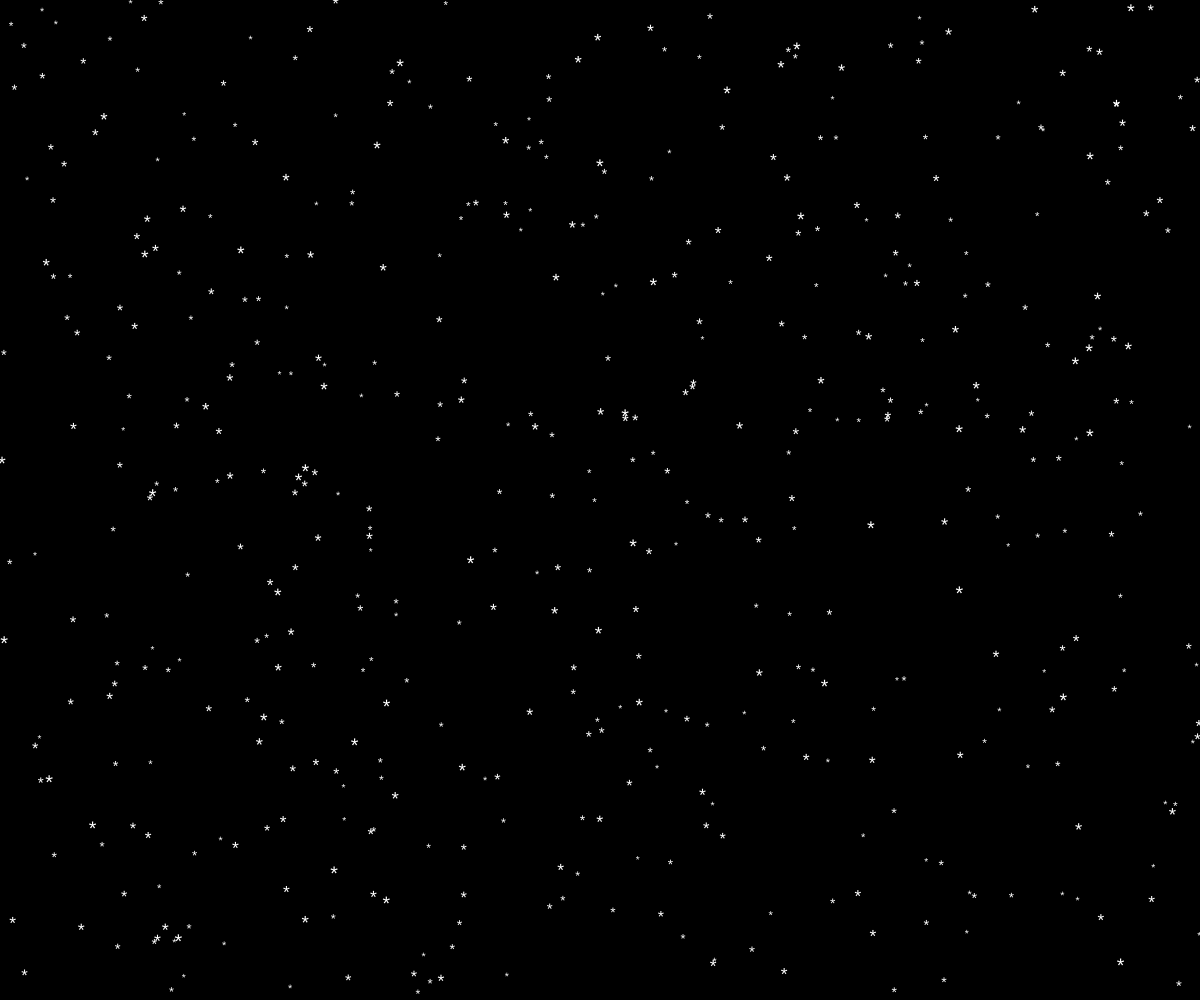
Frame 1 (no input)
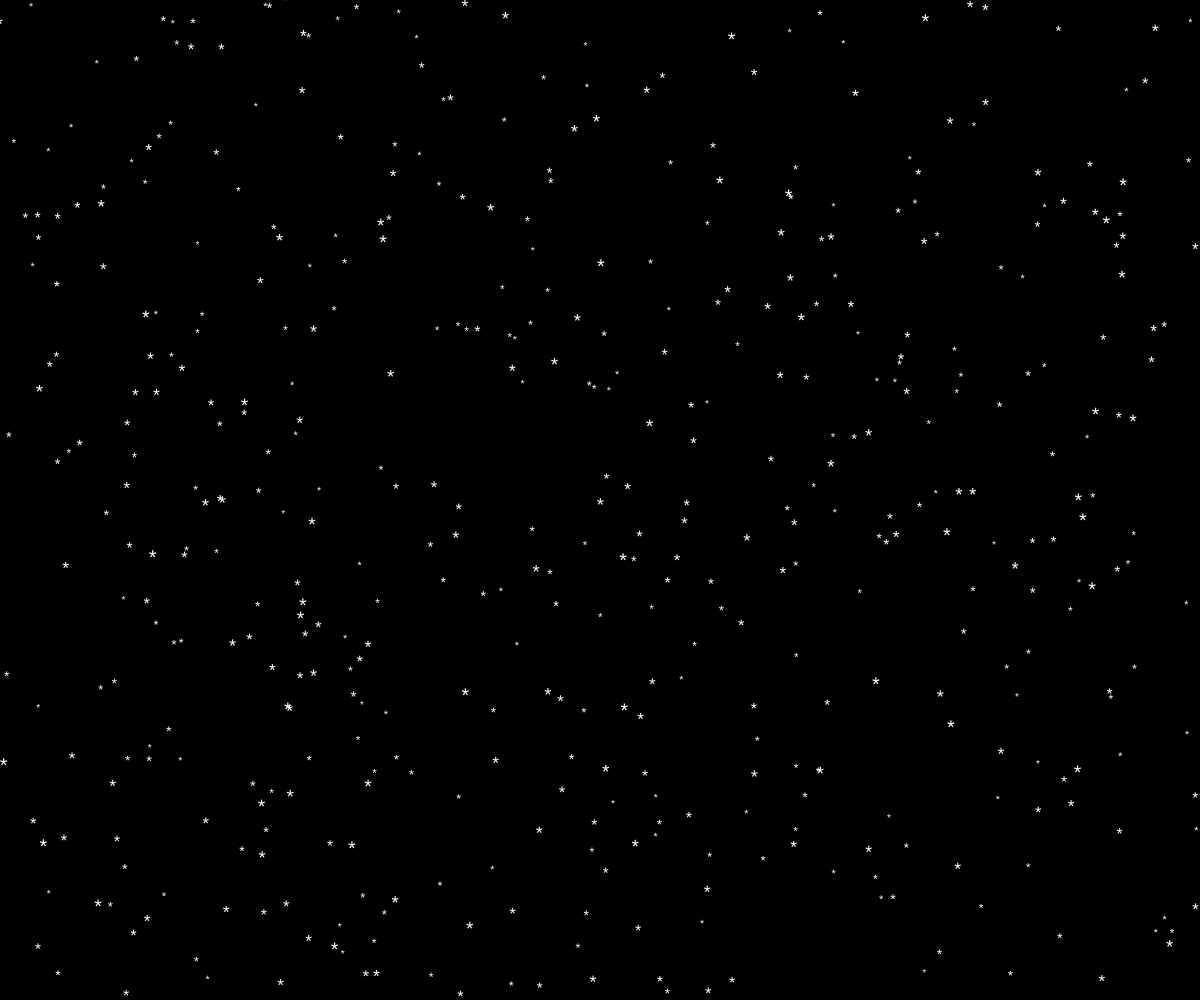
Frame 60 (no input)
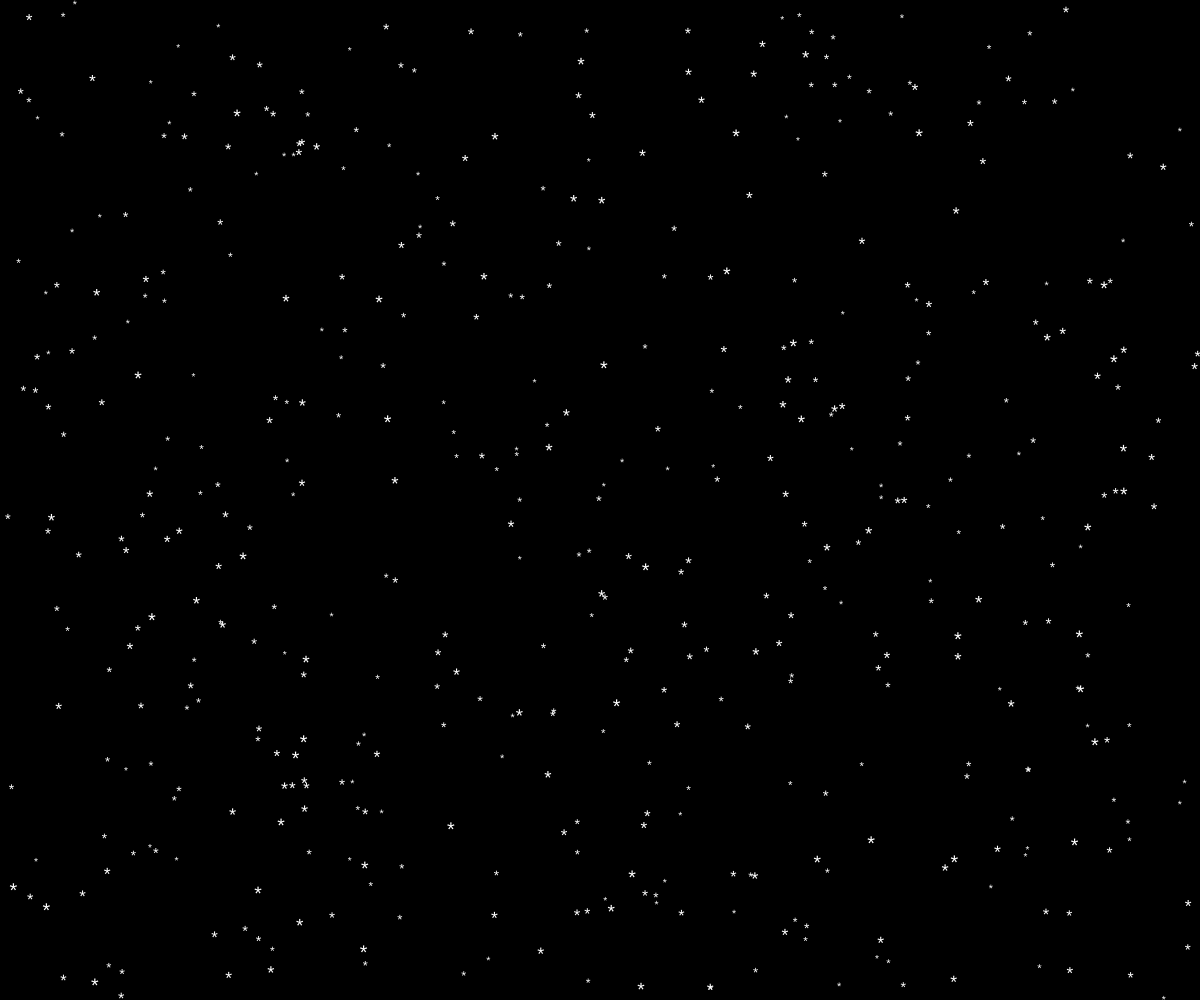
Frame 120 (the mouse pressed at the canvas centre since frame 60)

The p5.js sketch that drew these frames (run headless with seeded random() and noise() and a simulated clock; from frame 60 on, the mouse is pressed at the canvas centre):

// p5.js sketch
// ── sketch.js

let fiocchi = [];

function setup() {
  createCanvas(windowWidth, windowHeight);
  textAlign(CENTER, CENTER);
  
  // Genera fiocchi 
  for (let i = 0; i < 500; i++) {
    fiocchi.push({
      px: random(width),
      py: random(height), 
      dim: random(10, 20),
      vel: random(1, 3)
    });
  }
}

function draw() {
  background(0);
  fill(255);

  for (let i = 0; i < fiocchi.length; i++) {
    const f = fiocchi[i];

    // Movimento orizzontale e caduta
    f.px += random(-1.5, 1.5);
    f.py += f.vel;

    // Se un fiocco supera il bordo inferiore, ricomincia dall'alto
    if (f.py > height) {
      f.py = random(-50, 0); 
      f.px = random(width);
    }

    textSize(f.dim);
    text("*", f.px, f.py);
  }
}

function windowResized() {
  resizeCanvas(windowWidth, windowHeight);
}

// ── neve.html
<!DOCTYPE html>
<html>
<head>
	<meta charset="utf-8">
	<title>Esercizio 3A: Neve</title>
	<meta name="Martina"      content="Martina Zemp">
	<meta name="Neve" content="Neve">
	<meta name="viewport"    content="width=device-width, initial-scale=1">
	<link rel="icon"         href="./icons/icon_32.png"  type="image/png">
	<link rel="icon"         href="./icons/icon_256.png" type="image/png">
	<link rel="manifest"     href="./manifest.json">
	<style>
		body, html {
			overscroll-behavior: none;
			height: 100%;
			margin: 0;
			background-color: lightgray;
		}
		canvas {
			display: block;
		}
	</style>
</head>
<body>
	<script src="https://cdn.jsdelivr.net/npm/p5@1.11.5/lib/p5.min.js"></script>
	<script src="./sketch.js"></script>
</body>
</html>
